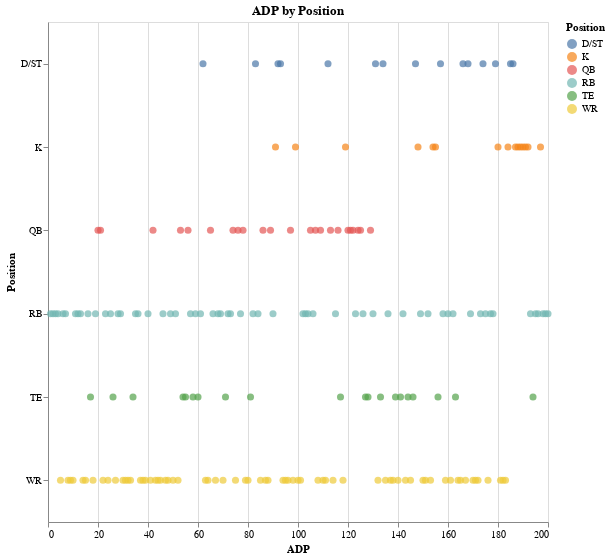

Notebook code for this chart:
### Markdown cell above
## ADP by position

### Code cell
pos_chart = alt.Chart(
    full_data, width=500, title="ADP by Position", height=500
).mark_circle(size=50).encode(
    y=alt.Y("pos", title="Position"),
    x=alt.X("adp_rank", title="ADP"),
    color=alt.Color(
        "pos",
        legend=alt.Legend(
            title="Position"
        )
    ),
    tooltip=[
        alt.Tooltip("name", title="Player"),
        alt.Tooltip("adp_rank", title="ADP")
    ]
)
pos_chart

### Figure 1 — Vega-Lite specification as saved in the notebook (floating-point values rounded to 4 significant figures; data arrays with more than 128 entries replaced by an {"elided": "..."} marker saying what was removed)
{"$schema": "https://vega.github.io/schema/vega-lite/v2.6.0.json", "config": {"view": {"height": 300, "width": 400}}, "data": {"name": "data-d8149c05dd37e5d53c8b1d349e2da410"}, "datasets": {"data-d8149c05dd37e5d53c8b1d349e2da410": {"elided": "200 records"}}, "encoding": {"color": {"field": "pos", "legend": {"title": "Position"}, "type": "nominal"}, "tooltip": [{"field": "name", "title": "Player", "type": "nominal"}, {"field": "adp_rank", "title": "ADP", "type": "quantitative"}], "x": {"field": "adp_rank", "title": "ADP", "type": "quantitative"}, "y": {"field": "pos", "title": "Position", "type": "nominal"}}, "height": 500, "mark": {"size": 50, "type": "circle"}, "title": "ADP by Position", "width": 500}
